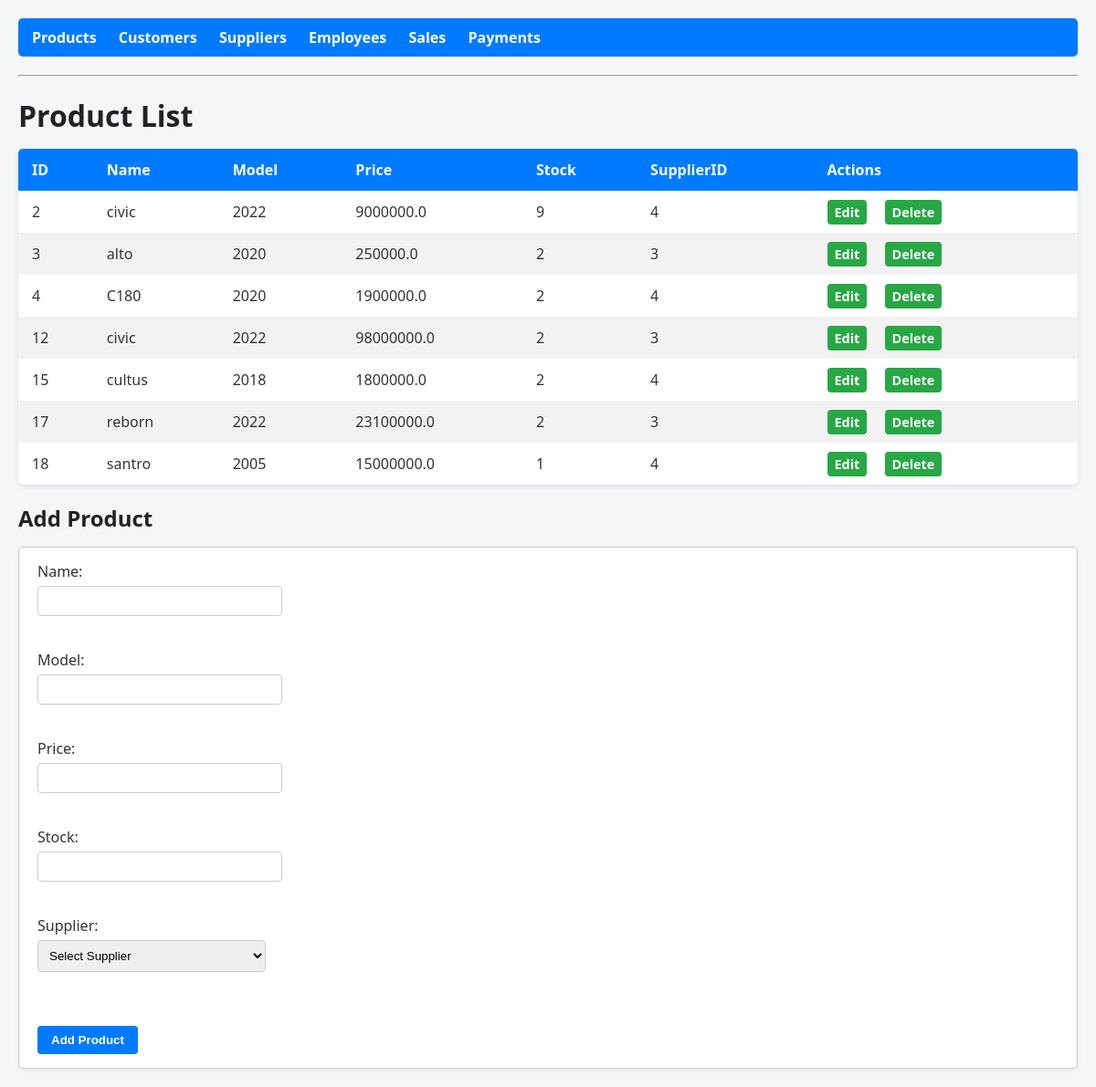
The page / on the database its author committed.
### tables this page shows
CREATE TABLE Product (
    ProductID INTEGER PRIMARY KEY AUTOINCREMENT,
    Name TEXT NOT NULL,
    Model TEXT,
    Price REAL NOT NULL,
    Stock INTEGER,
    SupplierID INTEGER,
    FOREIGN KEY (SupplierID) REFERENCES Supplier(SupplierID)
);

### app.py (the view, shortened to what this page needs)
@app.route('/', methods=['GET', 'POST'])
def index():
    conn = get_db_connection()
    products = conn.execute("""
        SELECT Product.*, Supplier.Name AS SupplierName
        FROM Product
        LEFT JOIN Supplier ON Product.SupplierID = Supplier.SupplierID
    """).fetchall()
    suppliers = conn.execute(
        "SELECT SupplierID, Name FROM Supplier"
    ).fetchall()
    conn.close()
    return render_template(
        'index.html',
        products=products,
        suppliers=suppliers
    )

### app.py (called while the page is built)
def get_db_connection():
    conn = sqlite3.connect(DB)
    conn.row_factory = sqlite3.Row
    return conn

### templates/index.html (shortened to what this page needs)
<!DOCTYPE html>
<html lang="en">
<head>
    <link rel="stylesheet" href="{{ url_for('static', filename='style.css') }}">
</head>
<body>
    <nav class="navbar">
        <a href="{{ url_for('index') }}">Products</a>
        <a href="{{ url_for('customers') }}">Customers</a>
        <a href="{{ url_for('suppliers') }}">Suppliers</a>
        <a href="{{ url_for('employees') }}">Employees</a>
        <a href="{{ url_for('sales') }}">Sales</a>
        <a href="{{ url_for('payments') }}">Payments</a>
    </nav>
    <hr>
    <h1>Product List</h1>
    <table>
        <thead>
            <tr>
                <th>ID</th>
                <th>Name</th>
                <th>Model</th>
                <th>Price</th>
                <th>Stock</th>
                <th>SupplierID</th>
                <th>Actions</th>
            </tr>
        </thead>
        <tbody>
            {% for product in products %}
            <tr>
                <td>{{ product['ProductID'] }}</td>
                <td>{{ product['Name'] }}</td>
                <td>{{ product['Model'] }}</td>
                <td>{{ product['Price'] }}</td>
                <td>{{ product['Stock'] }}</td>
                <td>{{ product['SupplierID'] }}</td>
                <td>
                    <a href="{{ url_for('edit_product', id=product['ProductID']) }}">Edit</a>
                    <a href="{{ url_for('delete_product', id=product['ProductID']) }}">Delete</a>
                </td>
            </tr>
            {% endfor %}
        </tbody>
    </table>
    <h2>Add Product</h2>
    <form method="POST" action="{{ url_for('add_product') }}">
        <label>Name:</label>
        <input type="text" name="name" required><br>
        <label>Model:</label>
        <input type="text" name="model"><br>
        <label>Price:</label>
        <input type="number" step="0.01" name="price" required><br>
        <label>Stock:</label>
        <input type="number" name="stock"><br>
        <label>Supplier:</label>
        <select name="supplier_id" required>
            <option value="">Select Supplier</option>
        </select><br><br>
        <button type="submit">Add Product</button>
    </form>
</body>
</html>

### static/style.css (style rules this page uses)
body { font-family: "Segoe UI", Tahoma, Geneva, Verdana, sans-serif; margin: 20px; background-color: #f4f6f8; color: #333; }
h1, h2, h3 { color: #222; margin-bottom: 15px; }
.navbar { background-color: #007BFF; padding: 10px 15px; border-radius: 5px; margin-bottom: 20px; }
.navbar a { color: white; font-weight: bold; text-decoration: none; margin-right: 20px; }
table { width: 100%; border-collapse: collapse; margin-top: 10px; background-color: #fff; box-shadow: 0 2px 5px rgba(0,0,0,0.1); border-radius: 5px; overflow: hidden; }
th, td { padding: 12px 15px; text-align: left; }
th { background-color: #007BFF; color: white; font-weight: bold; }
tr:nth-child(even) { background-color: #f2f2f2; }
table a { padding: 4px 8px; background-color: #28a745; color: white; border-radius: 4px; font-size: 0.9em; text-decoration: none; }
form { background-color: #fff; padding: 15px 20px; border-radius: 5px; border: 1px solid #ccc; margin-bottom: 20px; box-shadow: 0 2px 5px rgba(0,0,0,0.05); }
form input[type="text"], form input[type="number"], form input[type="date"], form select { padding: 8px; margin: 5px 0 15px 0; width: 250px; border: 1px solid #ccc; border-radius: 4px; display: block; }
form button { padding: 8px 15px; background-color: #007BFF; color: white; border: none; border-radius: 4px; cursor: pointer; font-weight: bold; }
a { text-decoration: none; color: #007BFF; margin-right: 15px; font-weight: bold; }

### rows shown on the page
Product: ProductID "2", Name "civic", Model "2022", Price "9000000.0", Stock "9", SupplierID "4"
Product: ProductID "3", Name "alto", Model "2020", Price "250000.0", Stock "2", SupplierID "3"
Product: ProductID "4", Name "C180", Model "2020", Price "1900000.0", Stock "2", SupplierID "4"
Product: ProductID "12", Name "civic", Model "2022", Price "98000000.0", Stock "2", SupplierID "3"
Product: ProductID "15", Name "cultus", Model "2018", Price "1800000.0", Stock "2", SupplierID "4"
Product: ProductID "17", Name "reborn", Model "2022", Price "23100000.0", Stock "2", SupplierID "3"
Product: ProductID "18", Name "santro", Model "2005", Price "15000000.0", Stock "1", SupplierID "4"
